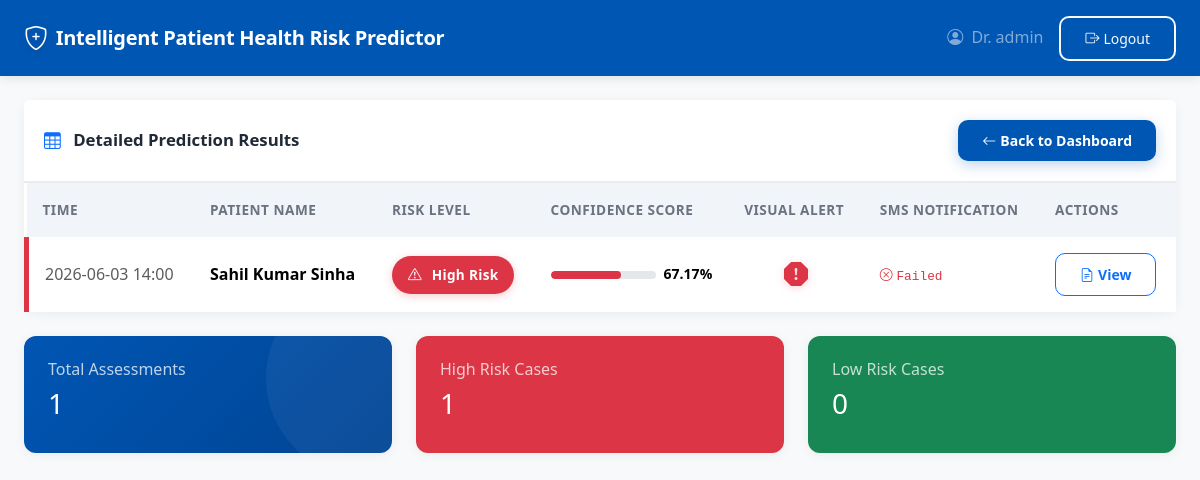
The page /results (signed in) on the database its author committed.
### app.py (models this page shows, shortened)
class User(db.Model, UserMixin):
    __tablename__ = "users"
    id = db.Column(db.Integer, primary_key=True)
    username = db.Column(db.String(80), unique=True, nullable=False)
    password_hash = db.Column(db.String(200), nullable=False)
    role = db.Column(db.String(50), default="doctor")
    is_active = db.Column(db.Boolean, default=True)

class Patient(db.Model):
    __tablename__ = "patients"
    id = db.Column(db.Integer, primary_key=True)
    name = db.Column(db.String(100), nullable=False)
    created_at = db.Column(db.DateTime, default=datetime.utcnow)
    assessments = db.relationship("Assessment", backref="patient", lazy=True, cascade="all, delete-orphan")

class Assessment(db.Model):
    __tablename__ = "assessments"
    id = db.Column(db.Integer, primary_key=True)
    patient_id = db.Column(db.Integer, db.ForeignKey("patients.id"), nullable=False)
    timestamp = db.Column(db.DateTime, default=datetime.utcnow)
    features_json = db.Column(db.Text, nullable=False)
    risk_score = db.Column(db.Float, nullable=False)
    risk_label = db.Column(db.String(50), nullable=False)
    is_high_risk = db.Column(db.Boolean, nullable=False)
    sms_status = db.Column(db.String(100), nullable=True)

### app.py (the view)
@app.route("/results")
@login_required
def results():
    all_assessments = Assessment.query.join(Patient).order_by(Assessment.timestamp.desc()).all()
    predictions_data = []
    for pred in all_assessments:
        predictions_data.append({
            "timestamp": pred.timestamp.strftime("%Y-%m-%d %H:%M"),
            "patient_name": pred.patient.name,
            "risk_label": pred.risk_label,
            "risk_score": pred.risk_score,
            "is_high_risk": pred.is_high_risk,
            "sms_status": pred.sms_status,
            "id": pred.id
        })
    total = Assessment.query.count()
    high = Assessment.query.filter_by(is_high_risk=True).count()
    low = total - high
    risk_ratio = (high / total * 100) if total else 0
    trend_qs = Assessment.query.order_by(Assessment.timestamp).all()
    risk_trend = [[a.timestamp.strftime("%Y-%m-%d %H:%M"), a.risk_score] for a in trend_qs]
    risk_stats = {"total": total, "high": high, "low": low, "ratio": risk_ratio}
    return render_template("results.html", predictions=predictions_data, risk_stats=risk_stats, risk_trend=risk_trend)

### app.py (called while the page is built)
@login_manager.user_loader
def load_user(user_id):
    return User.query.get(int(user_id))

### templates/results.html (shortened to what this page needs)
{% extends "base.html" %}
{% block content %}
<div class="container-fluid px-4 py-4">
    <div class="row">
        <div class="col-12">
            <div class="card">
                <div class="card-header d-flex align-items-center justify-content-between">
                    <div>
                        <i class="bi bi-table me-2 text-primary"></i>
                        Detailed Prediction Results
                    </div>
                    <div>
                        <a href="{{ url_for('dashboard') }}" class="btn btn-primary btn-sm">
                            <i class="bi bi-arrow-left me-1"></i>Back to Dashboard
                        </a>
                    </div>
                </div>
                <div class="card-body p-0">
                    {% if predictions %}
                        <div class="table-responsive">
                            <table class="table table-hover mb-0">
                                <thead>
                                    <tr>
                                        <th>Time</th>
                                        <th>Patient Name</th>
                                        <th>Risk Level</th>
                                        <th>Confidence Score</th>
                                        <th>Visual Alert</th>
                                        <th>SMS Notification</th>
                                        <th>Actions</th>
                                    </tr>
                                </thead>
                                <tbody>
                                    {% for pred in predictions %}
                                        <tr class="{{ 'high-risk-row' if pred.is_high_risk else 'low-risk-row' }}">
                                            <td class="text-muted">{{ pred.timestamp }}</td>
                                            <td class="fw-semibold">{{ pred.patient_name }}</td>
                                            <td>
                                                <span class="{{ 'high-risk-badge' if pred.is_high_risk else 'low-risk-badge' }}">
                                                    <i class="bi bi-{{ 'exclamation-triangle' if pred.is_high_risk else 'check-circle' }} me-1"></i>
                                                    {{ pred.risk_label }}
                                                </span>
                                            </td>
                                            <td>
                                                <div class="d-flex align-items-center">
                                                    <div class="progress flex-grow-1 me-2" style="height: 8px; width: 100px;">
                                                        <div class="progress-bar {{ 'bg-danger' if pred.is_high_risk else 'bg-success' }}"
                                                             style="width: {{ pred.risk_score }}%"></div>
                                                    </div>
                                                    <small class="fw-semibold">{{ pred.risk_score }}%</small>
                                                </div>
                                            </td>
                                            <td class="text-center">
                                                {% if pred.is_high_risk %}
                                                    <i class="bi bi-exclamation-octagon-fill high-risk-icon" title="High Risk Alert Triggered"></i>
                                                {% else %}
                                                    <i class="bi bi-shield-check low-risk-icon" title="Low Risk - No Action Needed"></i>
                                                {% endif %}
                                            </td>
                                            <td>
                                                {% if pred.sms_status %}
                                                    {% if pred.sms_status.startswith('SMS_FAILED') %}
                                                        <span class="text-danger sms-status">
                                                            <i class="bi bi-x-circle me-1"></i>Failed
                                                        </span>
                                                    {% else %}
                                                        <span class="text-success sms-status">
                                                            <i class="bi bi-check-circle me-1"></i>Sent
                                                        </span>
                                                    {% endif %}
                                                {% else %}
                                                    <span class="text-muted sms-status">—</span>
                                                {% endif %}
                                            </td>
                                            <td>
                                                <button class="btn btn-sm btn-outline-primary" onclick="alert('Full patient report feature coming soon')">
                                                    <i class="bi bi-file-earmark-text me-1"></i>View
                                                </button>
                                            </td>
                                        </tr>
                                    {% endfor %}
                                </tbody>
                            </table>
                        </div>
                    {% endif %}
                </div>
            </div>
        </div>
    </div>
    {% if predictions %}
    <div class="row mt-4">
        <div class="col-md-4">
            <div class="card stats-card">
                <div class="card-body">
                    <h6 class="opacity-75">Total Assessments</h6>
                    <h3>{{ predictions|length }}</h3>
                </div>
            </div>
        </div>
        <div class="col-md-4">
            <div class="card" style="background: var(--high-risk-red); color: white;">
                <div class="card-body">
                    <h6 class="opacity-75">High Risk Cases</h6>
                    <h3>{{ predictions|selectattr('is_high_risk', 'equalto', true)|list|length }}</h3>
                </div>
            </div>
        </div>
        <div class="col-md-4">
            <div class="card" style="background: var(--low-risk-green); color: white;">
                <div class="card-body">
                    <h6 class="opacity-75">Low Risk Cases</h6>
                    <h3>{{ predictions|selectattr('is_high_risk', 'equalto', false)|list|length }}</h3>
                </div>
            </div>
        </div>
    </div>
    {% endif %}
</div>
{% endblock %}

### templates/base.html (shortened to what this page needs)
<!DOCTYPE html>
<html lang="en">
<head>
    <link href="https://cdn.jsdelivr.net/npm/bootstrap@5.3.2/dist/css/bootstrap.min.css" rel="stylesheet">
    <link rel="stylesheet" href="https://cdn.jsdelivr.net/npm/bootstrap-icons@1.11.1/font/bootstrap-icons.css">
    <link rel="stylesheet" href="{{ url_for('static', filename='css/style.css') }}">
</head>
<body>
    {% block navbar %}
    <nav class="navbar navbar-dark">
        <div class="container-fluid px-4">
            <a class="navbar-brand d-flex align-items-center" href="{{ url_for('dashboard') }}">
                <i class="bi bi-shield-plus me-2 fs-4"></i>
                <span>Intelligent Patient Health Risk Predictor</span>
            </a>
            {% if current_user.is_authenticated %}
            <div class="d-flex align-items-center gap-3">
                <span class="text-white-50"><i class="bi bi-person-circle me-1"></i> Dr. {{ current_user.username }}</span>
                <a href="{{ url_for('logout') }}" class="btn btn-outline-light btn-sm">
                    <i class="bi bi-box-arrow-right me-1"></i>Logout
                </a>
            </div>
            {% endif %}
        </div>
    </nav>
    {% endblock %}
    {% block content %}{% endblock %}
</body>
</html>

### static/css/style.css (style rules this page uses)
:root { --primary-blue: #0056b3; --primary-blue-dark: #004494; --light-blue: #e8f4f8; --clinical-white: #fafbfc; --high-risk-red: #dc3545; --high-risk-red-dark: #b02a37; --high-risk-bg: #fff5f5; --high-risk-bg-soft: #ffe0e0; --low-risk-green: #198754; --low-risk-green-dark: #146c43; --low-risk-bg: #f0fff4; --low-risk-bg-soft: #d1fae5; --warning-amber: #f59e0b; --text-dark: #1f2937; --text-muted: #6b7280; --border-light: #e5e7eb; }
* { margin: 0; padding: 0; box-sizing: border-box; }
body { font-family: 'Segoe UI', system-ui, -apple-system, sans-serif; background-color: #f3f4f6; color: var(--text-dark); line-height: 1.6; min-height: 100vh; }
.navbar { background: linear-gradient(90deg, var(--primary-blue) 0%, var(--primary-blue-dark) 100%) !important; box-shadow: 0 4px 20px rgba(0, 86, 179, 0.15); padding: 0.875rem 0; }
.navbar-brand { font-weight: 600; letter-spacing: -0.3px; }
.navbar-brand i { filter: drop-shadow(0 2px 4px rgba(0,0,0,0.1)); }
.card { border: none; border-radius: 16px; box-shadow: 0 4px 24px rgba(0, 0, 0, 0.06); background: white; transition: transform 0.2s ease, box-shadow 0.2s ease; }
.card-header { background: transparent; border-bottom: 2px solid var(--border-light); font-weight: 600; padding: 1.5rem; font-size: 1.05rem; color: var(--text-dark); }
.card-body { padding: 1.5rem; }
.btn { border-radius: 10px; font-weight: 600; padding: 0.625rem 1.5rem; transition: all 0.2s ease; }
.btn-primary { background: linear-gradient(135deg, var(--primary-blue) 0%, var(--primary-blue-dark) 100%); border: none; box-shadow: 0 4px 14px rgba(0, 86, 179, 0.25); }
.btn-outline-light { border-width: 2px; font-weight: 500; }
.high-risk-row { background-color: var(--high-risk-bg) !important; border-left: 5px solid var(--high-risk-red); animation: riskPulse 2s ease-in-out infinite; }
.high-risk-badge { background: linear-gradient(135deg, var(--high-risk-red) 0%, var(--high-risk-red-dark) 100%); color: white; padding: 0.5rem 1.25rem; border-radius: 50px; font-weight: 700; font-size: 0.8rem; letter-spacing: 0.3px; box-shadow: 0 2px 8px rgba(220, 53, 69, 0.25); display: inline-flex; align-items: center; gap: 0.375rem; }
.high-risk-icon { color: var(--high-risk-red); font-size: 1.75rem; filter: drop-shadow(0 2px 4px rgba(220, 53, 69, 0.2)); }
.progress { border-radius: 50px; background-color: #e5e7eb; overflow: hidden; }
.progress-bar { border-radius: 50px; transition: width 1s ease-in-out; }
.animate-slide-in { animation: slideIn 0.5s ease forwards; }
.table { margin-bottom: 0; }
.table thead th { background: #f8fafc; font-weight: 700; font-size: 0.75rem; text-transform: uppercase; letter-spacing: 0.8px; color: var(--text-muted); border: none; padding: 1rem; white-space: nowrap; }
.table tbody td { padding: 1.25rem 1rem; vertical-align: middle; border-bottom: 1px solid var(--border-light); }
.table tbody tr:last-child td { border-bottom: none; }
.stats-card { background: linear-gradient(135deg, var(--primary-blue) 0%, var(--primary-blue-dark) 100%); color: white; border-radius: 16px; position: relative; overflow: hidden; }
.stats-card::before { content: ''; position: absolute; top: -50%; right: -20%; width: 200px; height: 200px; background: rgba(255,255,255,0.05); border-radius: 50%; }

### rows shown on the page
User: username "admin"
Patient: patient_name "Sahil Kumar Sinha"
Assessment: risk_label "High Risk", risk_score "67.17"

### other values the page prints
{{ pred.timestamp }} "2026-06-03 14:00"
{{ predictions|length }} "1"
{{ predictions|selectattr('is_high_risk', 'equalto', true)|list|length }} "1"
{{ predictions|selectattr('is_high_risk', 'equalto', false)|list|length }} "0"
